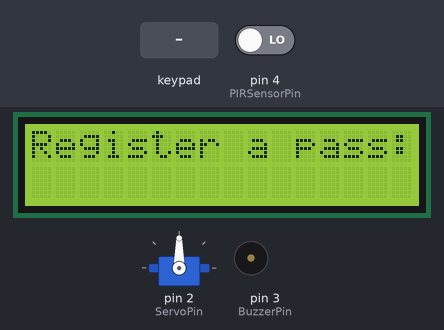
Bench run of a sketch on a simulated Arduino Uno, built with avr-gcc and run on an emulated ATmega328P. Shown: 16×2 character LCD, servo, buzzer (waves = sounding). The test bench sets the inputs (shaded band); at power-on: pin 4 (PIRSensorPin) LOW.

Above: at 0.8 s.
0.9 s: keypad keys 1 2 1 1 1 0 9 A pressed 0.4 s apart
At 2.9 s:
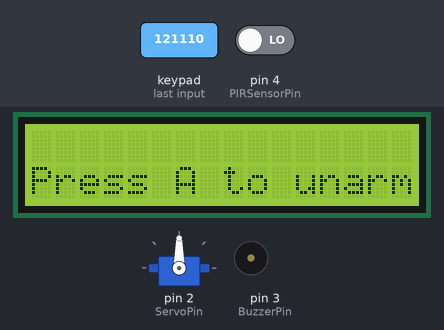
5.6 s: keypad keys 1 2 1 1 1 0 9 pressed 0.4 s apart
At 8.6 s:
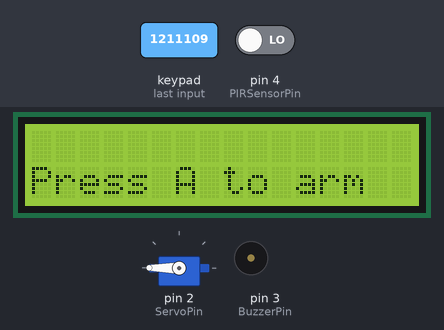
9.9 s: key 'A' pressed
At 15.6 s:
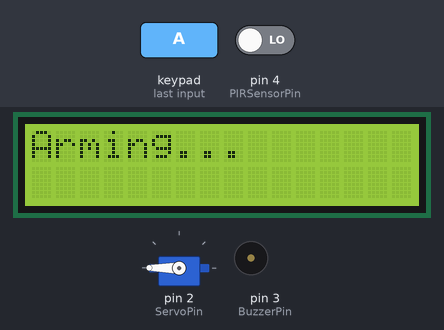
15.9 s: pin 4 (PIRSensorPin) driven HIGH
18.9 s: keypad keys 8 7 6 5 A pressed 0.4 s apart
At 21.3 s:
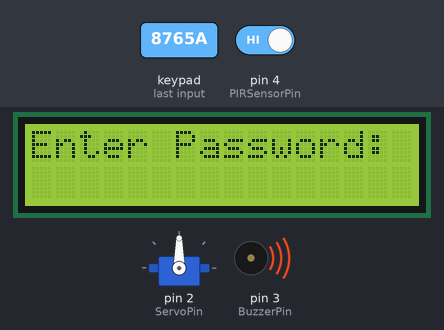
22.4 s: key 'B' pressed
At 22.9 s:
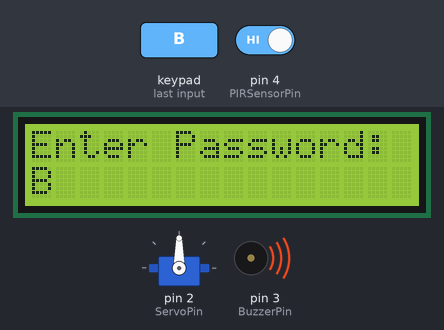
Timing chart, 0 to 24.9 s (numbered marks = the images above; inputs shaded):
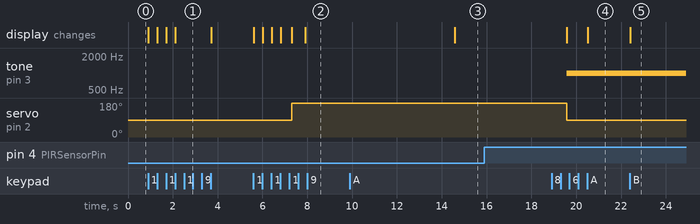

Measured:
- after the input at 0.9 s, the display: first changes at once (image 1 shows a later state)
- after the input at 5.6 s, servo on pin 2 (ServoPin): 90° → 180° after 1.7 s; the display: first changes at once (image 2 shows a later state)
- after the input at 9.9 s, the display: changes after 4.7 s (image 3)
- after the input at 15.9 s, every drawn part: stays the same
- after the input at 18.9 s, the display: first differs from a run without the input after 1.6 s (image 4)
- after the input at 22.4 s, the display: changes at once (image 5)

The sketch:

PhotonSecuritySystem_SourceCode.ino
```cpp
//LCD Library
#include <LiquidCrystal.h>
//Keypad library
#include <Keypad.h>
//Servo motor library
#include <Servo.h>

//The system's password
//Full with Es, because there's no E on the keypad
//And when a new array is initialised, is full of 0
char password[4] = {'E', 'E', 'E', 'E'};
//The system' state
bool isArmed = true;
//state of the PIR sensor
int PIRSensorState = 0;

//pins
byte ServoPin = 2;
byte BuzzerPin = 3;
byte PIRSensorPin = 4;

//keypad button mapping
char keymap[4][4]=
{
	{'1', '2', '3', 'A'},
	{'4', '5', '6', 'B'},
	{'7', '8', '9', 'C'},
	{'*', '0', '#', 'D'}
};

//defining array of the number of the pins for the keypad
byte rowPins[4] = {12, 11, 10, 9}; //Rows
byte colPins[4]= {8, 7, 6, 5}; //Columns

//Defining instance of the keypad class
Keypad myKeypad= Keypad(makeKeymap(keymap), rowPins, colPins, 4, 4);
//Defining instance of the LCD class
LiquidCrystal lcd = LiquidCrystal(A0, A1, A2, A3, A4, A5);
//Deffining an instance of the Servo class
Servo servo;

//returns a pressed key
char KeyPadGetKey()
{
  //get the currenty pressed key
	char keypressed = myKeypad.getKey();
	//return the pressed key
  return keypressed;
}

//checking if the password is correct
bool CheckPasswd(char passToCheck[4], char password[4])
{
  for(byte i = 0; i < 4; i++)
  {
    if(passToCheck[i] != password[i])
    {
      //returns false if a different character was detected
      return false;
    }
  }
  //returns true otherwise
  return true;
}

//setting up the password
void SetUp()
{
  //Because E is an indicator that the there isn't a password already set up
  if(password[0] = 'E')
  {
    lcd.print("Register a pass: ");
    lcd.setCursor(0,1);
    byte i = 0;
  	while (i<4)
    {
      //getting the input from the keypad
      char key = KeyPadGetKey();
      if(key != NO_KEY)
    	{
      	lcd.print(key);
        password[i] = key;
        i++;
    	}
    }
      lcd.clear();
  }
}

//Unarming function
void Unarm()
{

	lcd.clear();
  lcd.print("Enter Password: ");
  lcd.setCursor(0, 1);
  //password to put in a temporary pass to be checked later
  char passToCheck[4];
  byte i = 0;
  while(i < 4)
  {
    //getting the input from the keypad
    char key = KeyPadGetKey();
  	if(key != NO_KEY)
    {
      lcd.print(key);
      passToCheck[i] = key;
      i++;
    }
  }
  //check if the password is correct
  if(CheckPasswd(passToCheck, password) == true)
  {
    //changes system state if it is correct
    lcd.clear();
    lcd.print("Granted");
    delay(500);
    isArmed = false;
    servo.write(270);
  }
  else
  {
    lcd.clear();
    lcd.print("Denied");
    tone(BuzzerPin, 1000, 0);
    delay(5000);
    noTone(BuzzerPin);
  }
}

//Arming Function
void Arm()
{
  lcd.setCursor(0,1);
  lcd.print("Press A to arm");
  //getting the input from the keypad
  char key = KeyPadGetKey();
  if(key == 'A')
  {
    lcd.clear();
    lcd.print("Arming...");
    delay(5000);
    lcd.clear();
    //changes the system state
   	isArmed = true;
    servo.write(90);
  }
}

void AlarmIFMovementDetected()
{
  PIRSensorState = digitalRead(PIRSensorPin);
  if (PIRSensorState == HIGH)
  {
    tone(BuzzerPin, 1000, 0);
  }
  else
  {
    lcd.setCursor(0,0);
    for(byte i = 0; i < 16; i++)
    {
      lcd.print(" ");
    }
    noTone(BuzzerPin);
  }
}

void setup()
{
  lcd.begin(16,2);
  servo.attach(ServoPin);
  SetUp();
}

void loop()
{
  while(isArmed)
  {
    lcd.setCursor(0, 1);
  	lcd.print("Press A to unarm");
    if(KeyPadGetKey() == 'A')
    {
  		Unarm();
    }
    AlarmIFMovementDetected();
    break;
  }
  while(!isArmed)
  {
    delay(600);
    lcd.clear();
    Arm();
  }
}
```
